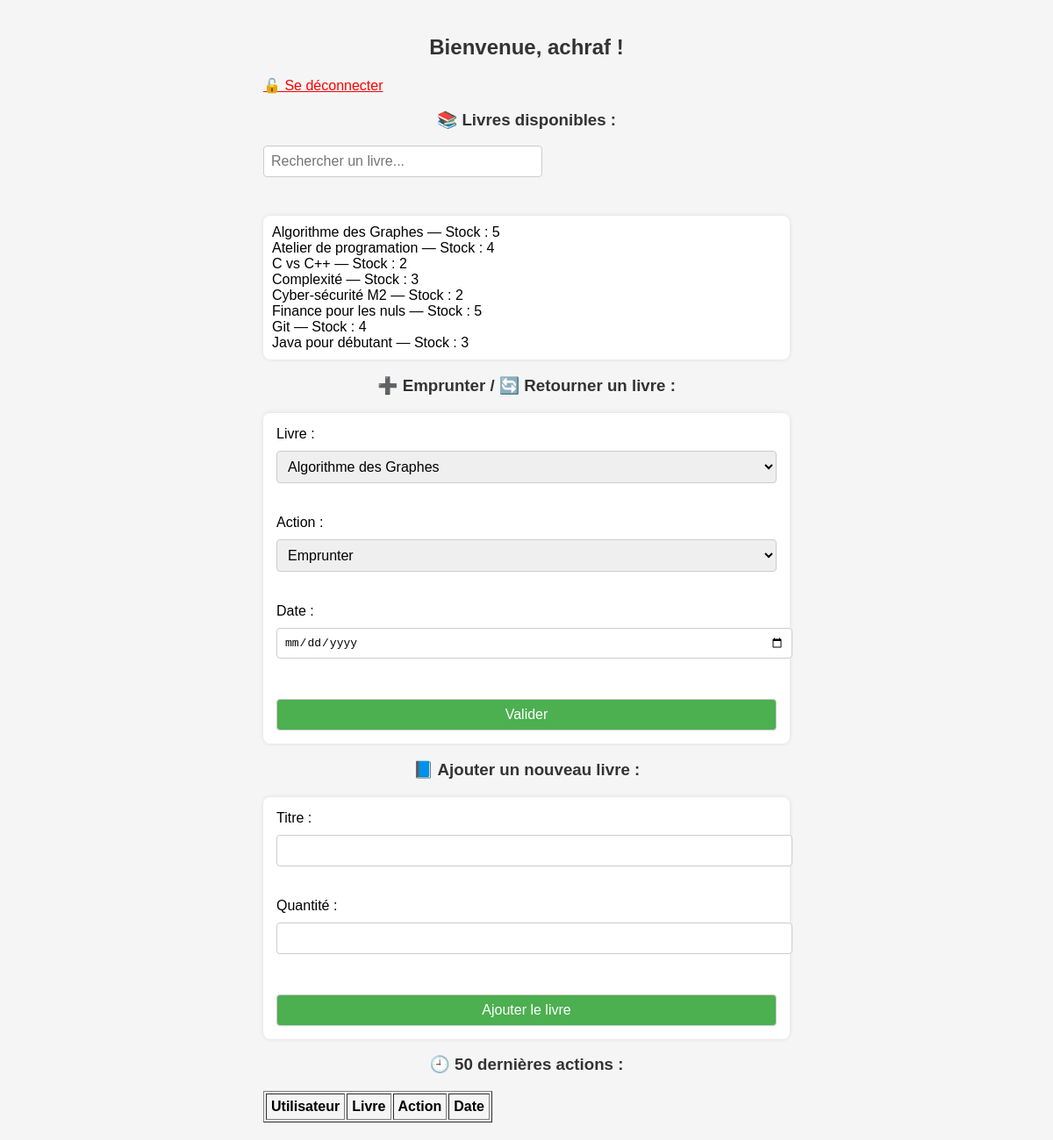
/dashboard.php (signed in), run on the app's committed database.
### tables this page shows
CREATE TABLE books (
    id INTEGER PRIMARY KEY AUTOINCREMENT,
    title TEXT NOT NULL,
    quantity INTEGER NOT NULL
);

### dashboard.php (the view, shortened to what this page needs)
<?php
$db = new PDO("sqlite:database.sqlite");
$db->setAttribute(PDO::ATTR_ERRMODE, PDO::ERRMODE_EXCEPTION);
$books = $db->query("SELECT * FROM books ORDER BY title ASC")->fetchAll();
?>
<!DOCTYPE html>
<html lang="fr">
<head>
    <link rel="stylesheet" href="styles.css">
</head>
<body>
    <h2>Bienvenue, <?= htmlspecialchars($_SESSION["user"]) ?> !</h2>
    <p><a href="logout.php" style="color:red;">🔓 Se déconnecter</a></p>
    <h3>📚 Livres disponibles :</h3>
<input type="text" id="searchBar" placeholder="Rechercher un livre..." oninput="filterBooks()" style="margin-bottom: 10px; width: 50%;"><br>
<ul id="book-list">
<?php foreach ($books as $index => $book): ?>
    <li class="book-item" data-title="<?= strtolower($book["title"]) ?>" style="<?= $index >= 10 ? 'display:none;' : '' ?>">
        <?= htmlspecialchars($book["title"]) ?> — Stock : <?= $book["quantity"] ?>
    </li>
<?php endforeach; ?>
</ul>
    <h3>➕ Emprunter / 🔄 Retourner un livre :</h3>
    <form method="POST">
        <label>Livre :
            <select name="book_id" required>
                <?php foreach ($books as $book): ?>
                    <option value="<?= $book["id"] ?>"><?= htmlspecialchars($book["title"]) ?></option>
                <?php endforeach; ?>
            </select>
        </label><br><br>
        <label>Action :
            <select name="action" required>
                <option value="emprunt">Emprunter</option>
            </select>
        </label><br><br>
        <label>Date :
            <input type="date" name="date" required>
        </label><br><br>
        <button type="submit">Valider</button>
    </form>
    <h3>📘 Ajouter un nouveau livre :</h3>
    <form method="POST">
        <label>Titre :
            <input type="text" name="new_title" required>
        </label><br><br>
        <label>Quantité :
            <input type="number" name="new_quantity" min="1" required>
        </label><br><br>
        <button type="submit">Ajouter le livre</button>
    </form>
    <h3>🕘 50 dernières actions :</h3>
<table border="1" cellpadding="5">
    <tr>
        <th>Utilisateur</th>
        <th>Livre</th>
        <th>Action</th>
        <th>Date</th>
    </tr>
</table>
</body>
</html>

### styles.css (style rules this page uses)
body { font-family: sans-serif; background-color: #f5f5f5; padding: 20px; max-width: 600px; margin: auto; }
h2, h3 { color: #333; text-align: center; }
form { background: #fff; padding: 15px; border-radius: 8px; box-shadow: 0 0 5px rgba(0,0,0,0.1); margin-top: 20px; }
input, select, button { display: block; width: 100%; margin-top: 10px; padding: 8px; border-radius: 4px; border: 1px solid #ccc; font-size: 1em; }
button { background-color: #4CAF50; color: white; cursor: pointer; }
ul { background: white; padding: 10px; border-radius: 8px; list-style-type: none; box-shadow: 0 0 5px rgba(0,0,0,0.1); }

### data on the page
books: title "Algorithme des Graphes", quantity "5"
books: title "Atelier de programation", quantity "4"
books: title "C vs C++", quantity "2"
books: title "Complexité", quantity "3"
books: title "Cyber-sécurité M2", quantity "2"
books: title "Finance pour les nuls", quantity "5"
books: title "Git", quantity "4"
books: title "Java pour débutant", quantity "3"

### other printed values
$_SESSION["user"] "achraf"
form field book_id "Algorithme des Graphes"
